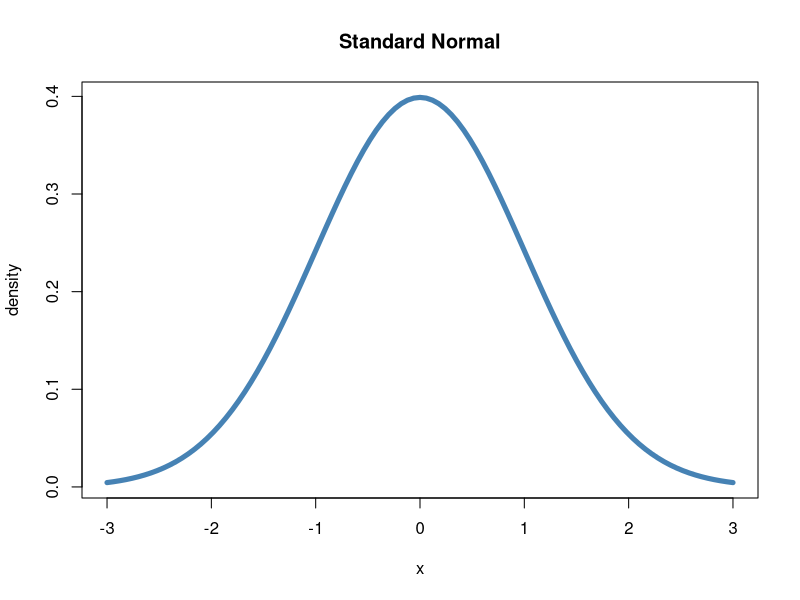
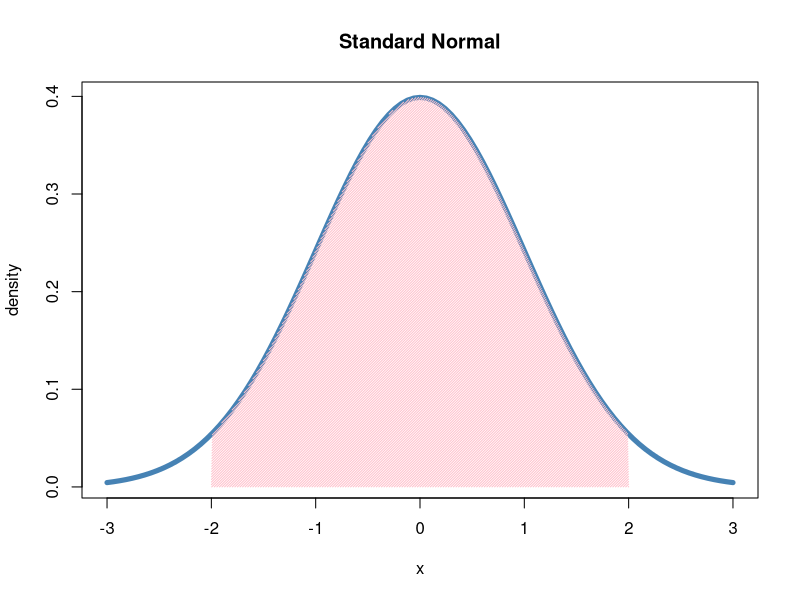
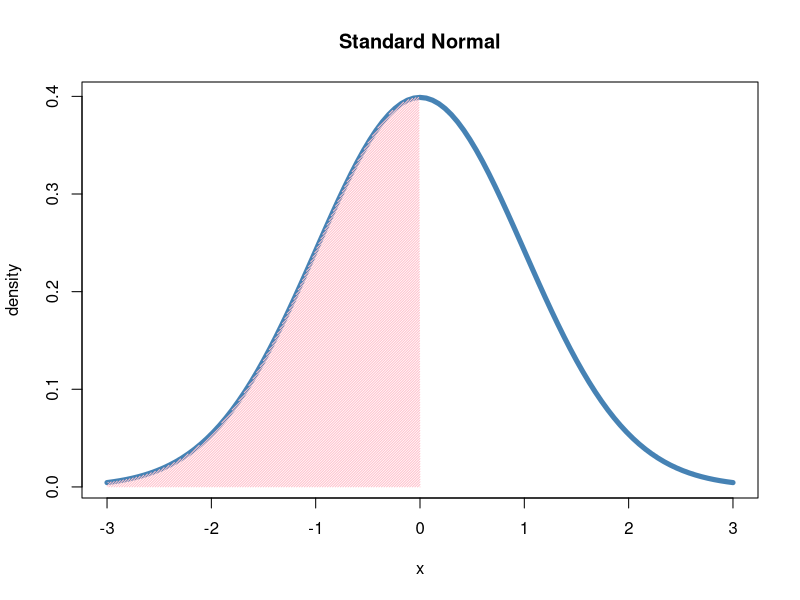
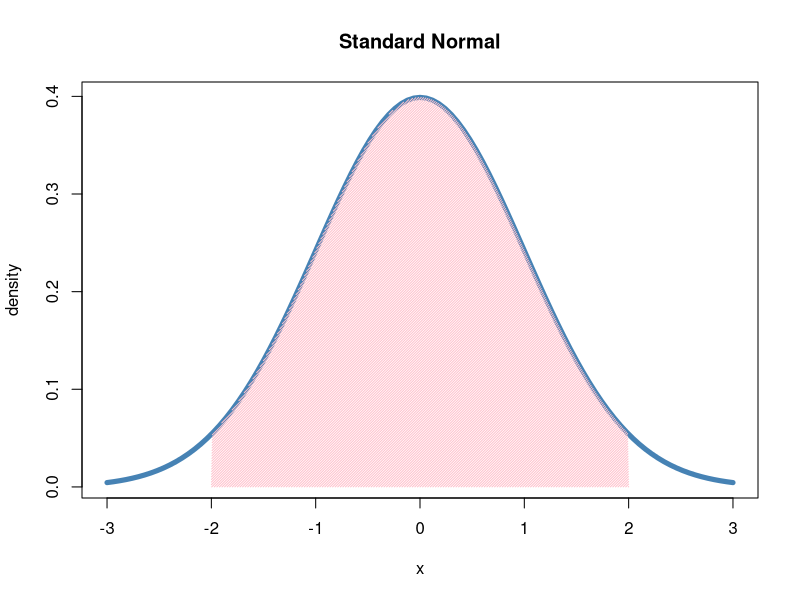
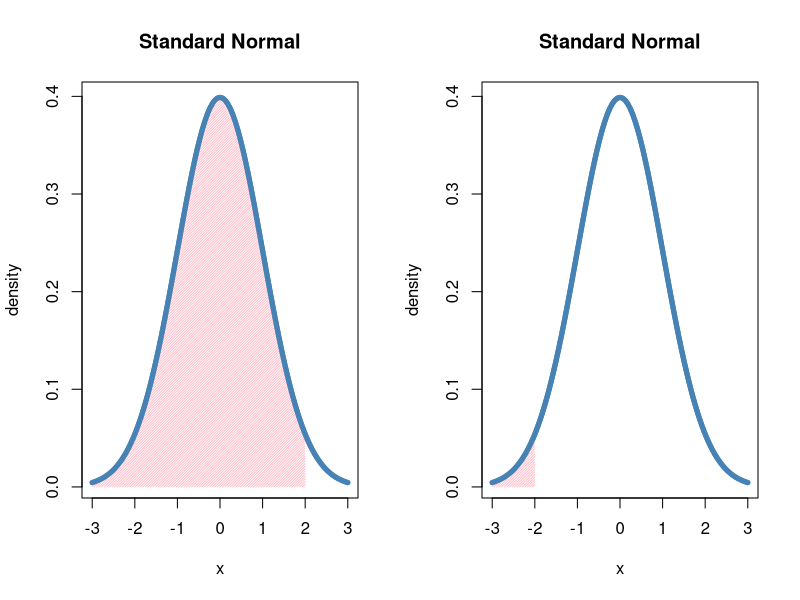
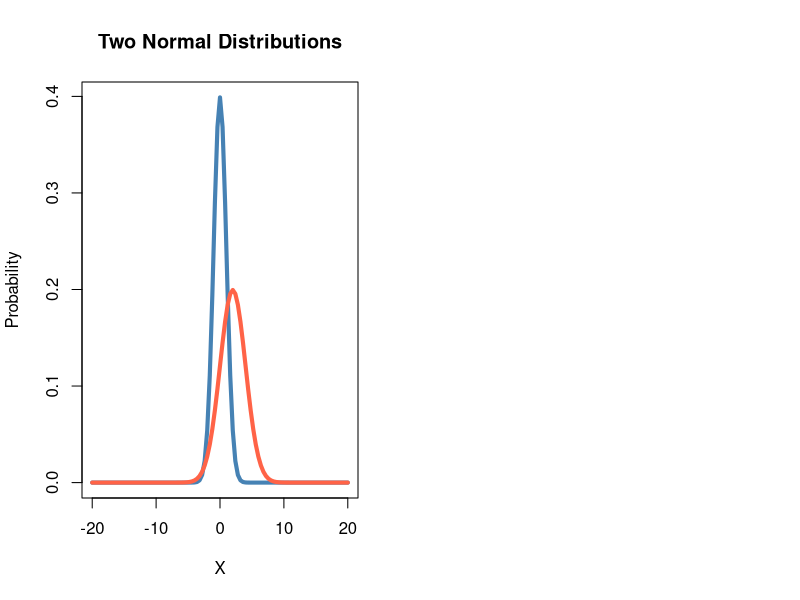

Source code (R) for these figures, in order:
## ---- chunk 1
knitr::opts_chunk$set(
    cache       = TRUE,     # if TRUE knitr will cache the results to reuse in future knits
    fig.width   = 10,       # the width for plots created by code chunk
    fig.height  = 10,       # the height for plots created by code chunk
    fig.align   = 'center', # how to align graphics in the final doc. 'left', 'right', 'center'
    fig.path    = 'figs/',  # file path to the directory where knitr shall store the graphics files
    results     = 'asis',   # knitr will pass through results without reformatting them
    echo        = TRUE,     # in FALSE knitr will not display code in the code chunk above it's results
    message     = TRUE,     # if FALSE knitr will not display any messages generated by code
    strip.white = TRUE,     # if FALSE knitr will not remove white spaces at the beg or end of code chunk
    warning     = FALSE)    # if FALSE knitr will not display any warning messages in the final document
## ---- chunk 2
#You don't need to run this code, I am just providing so you can see how I made the plot
curve(dnorm(x, 0, 1), from = -3, to = 3, lwd = 5, col = 'steelblue',
      ylab = 'density', main = "Standard Normal")

## ---- chunk 3
curve(dnorm(x, 0, 1), from = -3, to = 3, lwd = 5, col = 'steelblue',
      ylab = 'density', main = "Standard Normal")
x <- seq(-2, 2, 0.01)
y <- dnorm(x)
z <- 2
#axis(1, at = c(-z, 0, z), labels = c(expression(-z[alpha]), 0, expression(z[alpha])))
polygon(c(-z, x[x > -z & x < z], z ),
        c(0, y[x > -z & x < z], 0), col = 'pink',angle = 45, density = 55,
        border = FALSE)
## ---- chunk 4
curve(dnorm(x, 0, 1), from = -3, to = 3, lwd = 5, col = 'steelblue',
      ylab = 'density', main = "Standard Normal")
x <- seq(-3, 2, 0.01)
y <- dnorm(x)
z <- 0
#axis(1, at = c(-z, 0, z), labels = c(expression(-z[alpha]), 0, expression(z[alpha])))
polygon(c(-3, x[x > -3 & x < z], z ),
        c(0, y[x > -3 & x < z], 0), col = 'pink',angle = 45, density = 55,
        border = FALSE)

#seq(-4,4,by=0.01)
#plot(-3:3,dnorm(-3:3,0,1))
## ---- chunk 5
pnorm(0, 0, 1)
## ---- chunk 6
curve(dnorm(x, 0, 1), from = -3, to = 3, lwd = 5, col = 'steelblue',
      ylab = 'density', main = "Standard Normal")
x <- seq(-2, 2, 0.01)
y <- dnorm(x)
z <- 2
#axis(1, at = c(-z, 0, z), labels = c(expression(-z[alpha]), 0, expression(z[alpha])))
polygon(c(-z, x[x > -z & x < z], z ),
        c(0, y[x > -z & x < z], 0), col = 'pink',angle = 45, density = 55,
        border = FALSE)
## ---- chunk 7
par(mfrow = c(1, 2))
curve(dnorm(x, 0, 1), from = -3, to = 3, lwd = 5, col = 'steelblue',
      ylab = 'density', main = "Standard Normal")
x <- seq(-3, 2, 0.01)
y <- dnorm(x)
z <- 2
#axis(1, at = c(-z, 0, z), labels = c(expression(-z[alpha]), 0, expression(z[alpha])))
polygon(c(-3, x[x > -3 & x < z], z ),
        c(0, y[x > -3 & x < z], 0), col = 'pink',angle = 45, density = 55,
        border = FALSE)
curve(dnorm(x, 0, 1), from = -3, to = 3, lwd = 5, col = 'steelblue',
      ylab = 'density', main = "Standard Normal", add = TRUE) 



curve(dnorm(x, 0, 1), from = -3, to = 3, lwd = 5, col = 'steelblue',
      ylab = 'density', main = "Standard Normal")
x <- seq(-3, 2, 0.01)
y <- dnorm(x)
z <- -2
#axis(1, at = c(-z, 0, z), labels = c(expression(-z[alpha]), 0, expression(z[alpha])))
polygon(c(-3, x[x > -3 & x < z], z ),
        c(0, y[x > -3 & x < z], 0), col = 'pink',angle = 45, density = 55,
        border = FALSE)
curve(dnorm(x, 0, 1), from = -3, to = 3, lwd = 5, col = 'steelblue',
      ylab = 'density', main = "Standard Normal", add = TRUE) 

## ---- chunk 8
m1<-0
sd1<-1
m2<-2
sd2<-2

  maxvalue <-      max(c(dnorm(x, m1, sd1),dnorm(x, m2, sd2)))
 plot(NULL, xlim=c(-20,20), ylim=c(0, maxvalue),  ylab = 'Probability', xlab = 'X',
           main = "Two Normal Distributions" )
      curve(dnorm(x, m1, sd1), from = -20, to = 20, lwd = 4,
            col = 'steelblue',add=T)
      curve(dnorm(x, m2, sd2), add = TRUE, lwd = 4, col = 'tomato')
     
